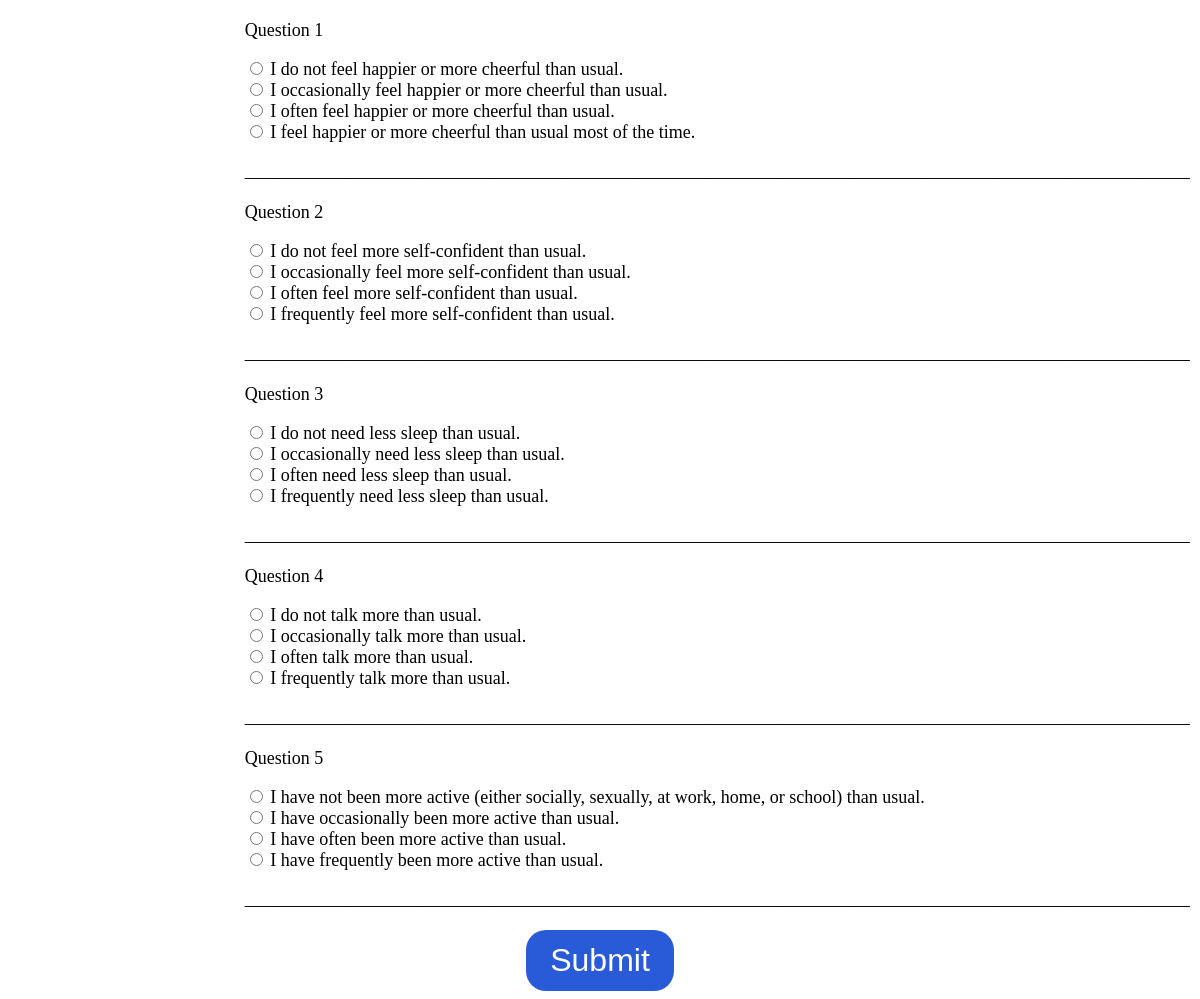
Page /test/L2/ADULT/MANIA?test_exam=MANIA on the committed database.
### tables this page shows
CREATE TABLE L2_ADULT_MANIA (
    Qno INTEGER PRIMARY KEY,
    Question TEXT NOT NULL,
    Option1 TEXT,
    Option2 TEXT,
    Option3 TEXT,
    Option4 TEXT,
    Option5 TEXT
);

### models/tests/test_routes.py (the view)
@test_routes.route('/L2/<category>/MANIA', methods=['GET', 'POST'])
def level_2_mania(category):
    if request.method == 'POST':
        responses = []
        for i in range(1, 26):
            answer = request.form.get(f'q{i}')
            if answer is not None:
                responses.append(int(answer))
        return redirect(url_for('index'))
    else:
        conn = sqlite3.connect('wellnest01.db')
        conn.row_factory = sqlite3.Row
        c = conn.cursor()
        c.execute(f"SELECT * FROM L2_{category}_MANIA")
        data = c.fetchall()
        conn.close()
        return render_template('test_level_2_mania.html', data=data, category=category)

### templates/test_level_2_mania.html (shortened to what this page needs)
<!DOCTYPE html>
<html lang="en">
<head>
</head>
<body>
    <form action="{{ url_for('test_routes.level_2_mania', category=category) }}" method="post">
        {% for question in data %}
            <div class="question-container">
                <p>{{ question['Question'] }}</p>
                <label>
                    <input type="radio" name="q{{ question['Qno'] }}" value="0" required>
                    {{ question['Option1'] }}
                </label><br>
                <label>
                    <input type="radio" name="q{{ question['Qno'] }}" value="1">
                    {{ question['Option2'] }}
                </label><br>
                <label>
                    <input type="radio" name="q{{ question['Qno'] }}" value="2">
                    {{ question['Option3'] }}
                </label><br>
                <label>
                    <input type="radio" name="q{{ question['Qno'] }}" value="3">
                    {{ question['Option4'] }}
                </label>
                <p>_________________________________________________________________________________________________________</p>
            </div>
        {% endfor %}
        <input type="submit" value="Submit" class="submit-button">
    </form>
</body>
</html>

### templates/test_level_2_mania.html (style rules this page uses)
body { font-size: 18px; text-align: center; }
.question-container { margin: 20px auto; width: 60%; text-align: left; }
.submit-button { background-color: #295ad7; color: white; padding: 12px 24px; border: none; cursor: pointer; font-size: 32px; border-radius: 20px; }

### rows in the picture
L2_ADULT_MANIA: Question "Question 1", Option1 "I do not feel happier or more cheerful than usual.", Option2 "I occasionally feel happier or more cheerful than usual.", Option3 "I often feel happier or more cheerful than usual.", Option4 "I feel happier or more cheerful than usual most of the time."
L2_ADULT_MANIA: Question "Question 2", Option1 "I do not feel more self-confident than usual.", Option2 "I occasionally feel more self-confident than usual.", Option3 "I often feel more self-confident than usual.", Option4 "I frequently feel more self-confident than usual."
L2_ADULT_MANIA: Question "Question 3", Option1 "I do not need less sleep than usual.", Option2 "I occasionally need less sleep than usual.", Option3 "I often need less sleep than usual.", Option4 "I frequently need less sleep than usual."
L2_ADULT_MANIA: Question "Question 4", Option1 "I do not talk more than usual.", Option2 "I occasionally talk more than usual.", Option3 "I often talk more than usual.", Option4 "I frequently talk more than usual."
L2_ADULT_MANIA: Question "Question 5", Option1 "I have not been more active (either socially, sexually, at work, home, or school) than usual.", Option2 "I have occasionally been more active than usual.", Option3 "I have often been more active than usual.", Option4 "I have frequently been more active than usual."
